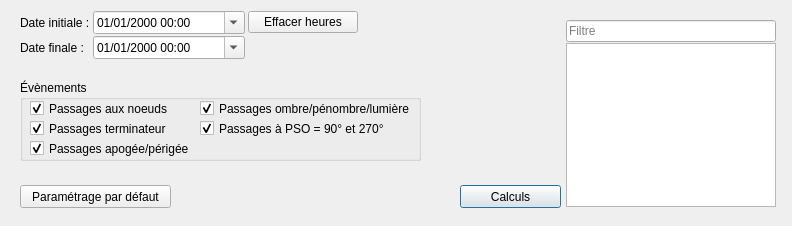
<?xml version="1.0" encoding="UTF-8"?>
<ui version="4.0">
 <class>EvenementsOrbitaux</class>
 <widget class="QFrame" name="EvenementsOrbitaux">
  <property name="geometry">
   <rect>
    <x>0</x>
    <y>0</y>
    <width>792</width>
    <height>226</height>
   </rect>
  </property>
  <property name="windowTitle">
   <string notr="true"/>
  </property>
  <widget class="QListWidget" name="listeEvenements">
   <property name="geometry">
    <rect>
     <x>566</x>
     <y>43</y>
     <width>210</width>
     <height>164</height>
    </rect>
   </property>
   <property name="font">
    <font>
     <pointsize>8</pointsize>
    </font>
   </property>
   <property name="mouseTracking">
    <bool>true</bool>
   </property>
   <property name="contextMenuPolicy">
    <enum>Qt::CustomContextMenu</enum>
   </property>
   <property name="horizontalScrollBarPolicy">
    <enum>Qt::ScrollBarAlwaysOff</enum>
   </property>
   <property name="textElideMode">
    <enum>Qt::ElideNone</enum>
   </property>
   <property name="sortingEnabled">
    <bool>true</bool>
   </property>
  </widget>
  <widget class="QGroupBox" name="groupBoxEvenements">
   <property name="geometry">
    <rect>
     <x>20</x>
     <y>80</y>
     <width>401</width>
     <height>81</height>
    </rect>
   </property>
   <property name="font">
    <font/>
   </property>
   <property name="mouseTracking">
    <bool>true</bool>
   </property>
   <property name="title">
    <string>Évènements</string>
   </property>
   <widget class="QCheckBox" name="passageNoeuds">
    <property name="geometry">
     <rect>
      <x>10</x>
      <y>20</y>
      <width>161</width>
      <height>17</height>
     </rect>
    </property>
    <property name="font">
     <font/>
    </property>
    <property name="text">
     <string>Passages aux noeuds</string>
    </property>
    <property name="checked">
     <bool>true</bool>
    </property>
   </widget>
   <widget class="QCheckBox" name="passageQuadrangles">
    <property name="geometry">
     <rect>
      <x>180</x>
      <y>40</y>
      <width>211</width>
      <height>17</height>
     </rect>
    </property>
    <property name="font">
     <font/>
    </property>
    <property name="text">
     <string>Passages à PSO = 90° et 270°</string>
    </property>
    <property name="checked">
     <bool>true</bool>
    </property>
   </widget>
   <widget class="QCheckBox" name="passageApogee">
    <property name="geometry">
     <rect>
      <x>10</x>
      <y>60</y>
      <width>161</width>
      <height>17</height>
     </rect>
    </property>
    <property name="font">
     <font/>
    </property>
    <property name="text">
     <string>Passages apogée/périgée</string>
    </property>
    <property name="checked">
     <bool>true</bool>
    </property>
   </widget>
   <widget class="QCheckBox" name="passageOmbre">
    <property name="geometry">
     <rect>
      <x>180</x>
      <y>20</y>
      <width>211</width>
      <height>17</height>
     </rect>
    </property>
    <property name="font">
     <font/>
    </property>
    <property name="text">
     <string>Passages ombre/pénombre/lumière</string>
    </property>
    <property name="checked">
     <bool>true</bool>
    </property>
   </widget>
   <widget class="QCheckBox" name="transitionJourNuit">
    <property name="geometry">
     <rect>
      <x>10</x>
      <y>40</y>
      <width>161</width>
      <height>17</height>
     </rect>
    </property>
    <property name="font">
     <font/>
    </property>
    <property name="text">
     <string>Passages terminateur</string>
    </property>
    <property name="checked">
     <bool>true</bool>
    </property>
   </widget>
  </widget>
  <widget class="QWidget" name="gridLayoutWidget_7">
   <property name="geometry">
    <rect>
     <x>20</x>
     <y>10</y>
     <width>338</width>
     <height>51</height>
    </rect>
   </property>
   <layout class="QGridLayout" name="gridLayout_dateEvt">
    <property name="horizontalSpacing">
     <number>3</number>
    </property>
    <property name="verticalSpacing">
     <number>1</number>
    </property>
    <item row="1" column="0">
     <widget class="QLabel" name="lbl_dateFinaleEvt">
      <property name="font">
       <font/>
      </property>
      <property name="text">
       <string>Date finale :</string>
      </property>
     </widget>
    </item>
    <item row="1" column="1">
     <widget class="QDateTimeEdit" name="dateFinaleEvt">
      <property name="minimumSize">
       <size>
        <width>145</width>
        <height>0</height>
       </size>
      </property>
      <property name="font">
       <font/>
      </property>
      <property name="buttonSymbols">
       <enum>QAbstractSpinBox::UpDownArrows</enum>
      </property>
      <property name="displayFormat">
       <string extracomment="Date format">dd/MM/yyyy HH:mm</string>
      </property>
      <property name="calendarPopup">
       <bool>true</bool>
      </property>
     </widget>
    </item>
    <item row="0" column="0">
     <widget class="QLabel" name="lbl_dateInitialeEvt">
      <property name="font">
       <font/>
      </property>
      <property name="text">
       <string>Date initiale :</string>
      </property>
     </widget>
    </item>
    <item row="0" column="1">
     <widget class="QDateTimeEdit" name="dateInitialeEvt">
      <property name="minimumSize">
       <size>
        <width>152</width>
        <height>0</height>
       </size>
      </property>
      <property name="font">
       <font/>
      </property>
      <property name="buttonSymbols">
       <enum>QAbstractSpinBox::UpDownArrows</enum>
      </property>
      <property name="displayFormat">
       <string extracomment="Date format">dd/MM/yyyy HH:mm</string>
      </property>
      <property name="calendarPopup">
       <bool>true</bool>
      </property>
     </widget>
    </item>
    <item row="0" column="2">
     <widget class="QPushButton" name="effacerHeuresEvt">
      <property name="minimumSize">
       <size>
        <width>110</width>
        <height>0</height>
       </size>
      </property>
      <property name="font">
       <font/>
      </property>
      <property name="text">
       <string>Effacer heures</string>
      </property>
     </widget>
    </item>
   </layout>
  </widget>
  <widget class="QPushButton" name="calculsEvt">
   <property name="geometry">
    <rect>
     <x>460</x>
     <y>185</y>
     <width>101</width>
     <height>23</height>
    </rect>
   </property>
   <property name="font">
    <font/>
   </property>
   <property name="text">
    <string>Calculs</string>
   </property>
   <property name="default">
    <bool>true</bool>
   </property>
  </widget>
  <widget class="QPushButton" name="parametrageDefautEvt">
   <property name="geometry">
    <rect>
     <x>20</x>
     <y>185</y>
     <width>151</width>
     <height>23</height>
    </rect>
   </property>
   <property name="font">
    <font/>
   </property>
   <property name="text">
    <string>Paramétrage par défaut</string>
   </property>
  </widget>
  <widget class="QLineEdit" name="filtreSatellites">
   <property name="geometry">
    <rect>
     <x>566</x>
     <y>20</y>
     <width>210</width>
     <height>22</height>
    </rect>
   </property>
   <property name="inputMask">
    <string notr="true"/>
   </property>
   <property name="text">
    <string notr="true"/>
   </property>
   <property name="placeholderText">
    <string>Filtre</string>
   </property>
  </widget>
 </widget>
 <resources/>
 <connections/>
</ui>
